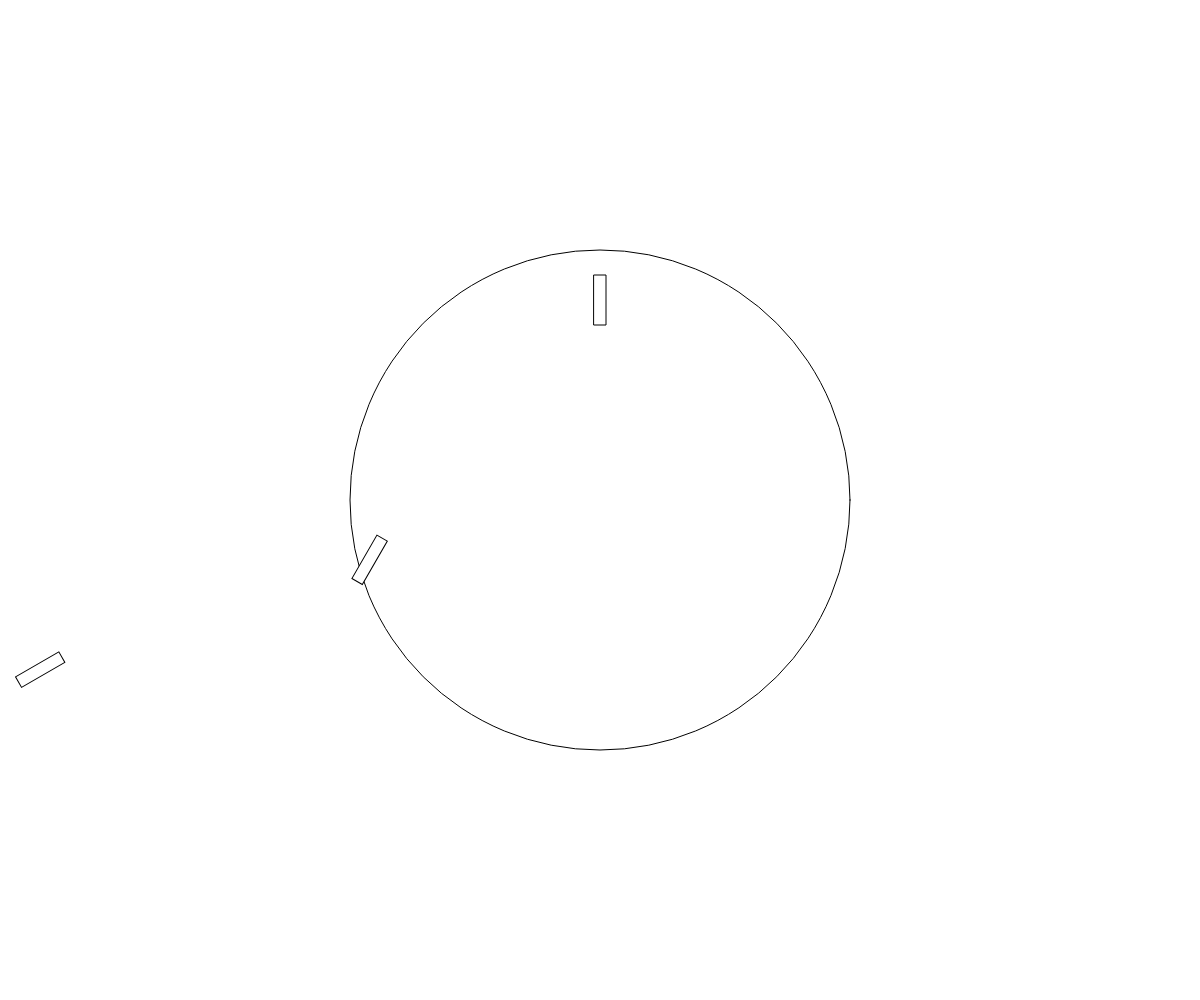
Frame 1 (no input)
Frame 60 (no input): identical to frame 1, image omitted
Frame 120 (the mouse pressed at the canvas centre since frame 60): identical to frame 1, image omitted

The p5.js sketch that drew this single still picture (run headless with seeded random() and noise() and a simulated clock; from frame 60 on, the mouse is pressed at the canvas centre):

// p5.js sketch
// ── sketch.js
// Title
// Roger Lam
// March 5, 2018

// global variables

// the preload function guarentees that the code inside the function is
// executed before the rest of the program runs -- helpful for things
// like loading images
function preload() {}

// the setup function will only run once (before the draw loop begins)
// this is where you want to set up the environment (size of canvas, etc)
function setup() {
  createCanvas(windowWidth, windowHeight);
}

function draw() {
  background(255);
  ellipse(width / 2, height / 2, 500, 500);
  rectMode(CENTER);
  rect(width / 2, height / 2 - 200, 12, 50);
  angleMode(DEGREES);
  for (let i = 0; i <= 360; i += 60) {
    rotate(30);
    rect(width / 2, height / 2 - 200, 12, 50);
  }
}
